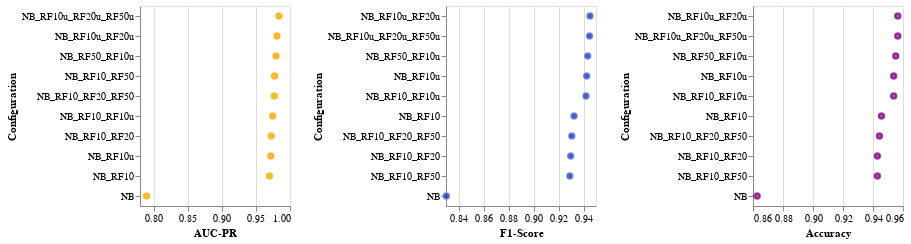

The notebook cell saved with this chart:
### Code cell
f1_chart = alt.Chart(df).mark_point(fill="blue").encode(
    y=alt.Y('Configuration', sort="-x"),
    x=alt.X('F1-Score').scale(zero=False)
).properties(width=150)

aucpr_chart = alt.Chart(df).mark_point(fill="orange", stroke="orange").encode(
    y=alt.Y('Configuration', sort="-x"),
    x=alt.X('AUC-PR').scale(zero=False)
).properties(width=150)

accuracy_chart = alt.Chart(df).mark_point(fill="purple", stroke="purple").encode(
    y=alt.Y('Configuration', sort="-x"),
    x=alt.X('Accuracy').scale(zero=False)
).properties(width=150)
aucpr_chart | f1_chart | accuracy_chart

### Figure 1 — Vega-Lite specification as saved in the notebook (floating-point values rounded to 4 significant figures)
{"config": {"view": {"continuousWidth": 300, "continuousHeight": 300}}, "hconcat": [{"mark": {"type": "point", "fill": "orange", "stroke": "orange"}, "encoding": {"x": {"field": "AUC-PR", "scale": {"zero": false}, "type": "quantitative"}, "y": {"field": "Configuration", "sort": "-x", "type": "nominal"}}, "width": 150}, {"mark": {"type": "point", "fill": "blue"}, "encoding": {"x": {"field": "F1-Score", "scale": {"zero": false}, "type": "quantitative"}, "y": {"field": "Configuration", "sort": "-x", "type": "nominal"}}, "width": 150}, {"mark": {"type": "point", "fill": "purple", "stroke": "purple"}, "encoding": {"x": {"field": "Accuracy", "scale": {"zero": false}, "type": "quantitative"}, "y": {"field": "Configuration", "sort": "-x", "type": "nominal"}}, "width": 150}], "data": {"name": "data-1ccff78e90e12328ce32123ad9da03ba"}, "$schema": "https://vega.github.io/schema/vega-lite/v5.8.0.json", "datasets": {"data-1ccff78e90e12328ce32123ad9da03ba": [{"F1-Score": 0.8303, "AUC-PR": 0.7895, "Accuracy": 0.8628, "Configuration": "NB"}, {"F1-Score": 0.9324, "AUC-PR": 0.97, "Accuracy": 0.9457, "Configuration": "NB_RF10"}, {"F1-Score": 0.9298, "AUC-PR": 0.9725, "Accuracy": 0.9429, "Configuration": "NB_RF10_RF20"}, {"F1-Score": 0.9306, "AUC-PR": 0.9769, "Accuracy": 0.9443, "Configuration": "NB_RF10_RF20_RF50"}, {"F1-Score": 0.9291, "AUC-PR": 0.9772, "Accuracy": 0.9429, "Configuration": "NB_RF10_RF50"}, {"F1-Score": 0.9426, "AUC-PR": 0.9719, "Accuracy": 0.9538, "Configuration": "NB_RF10u"}, {"F1-Score": 0.942, "AUC-PR": 0.9746, "Accuracy": 0.9538, "Configuration": "NB_RF10_RF10u"}, {"F1-Score": 0.9434, "AUC-PR": 0.9796, "Accuracy": 0.9552, "Configuration": "NB_RF50_RF10u"}, {"F1-Score": 0.9452, "AUC-PR": 0.9809, "Accuracy": 0.9565, "Configuration": "NB_RF10u_RF20u"}, {"F1-Score": 0.9448, "AUC-PR": 0.9839, "Accuracy": 0.9565, "Configuration": "NB_RF10u_RF20u_RF50u"}]}}
